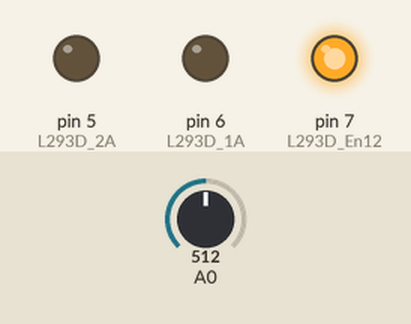
Bench run of a sketch on a simulated Arduino Uno, built with avr-gcc and run on an emulated ATmega328P. On the bench: output pins drawn as LEDs (lit = HIGH). The test bench sets the inputs (shaded band); at power-on: A0 = 512.

Above: at 1.2 s.
1.3 s: A0 set to 588
2.8 s: A0 set to 606
At 3.3 s:
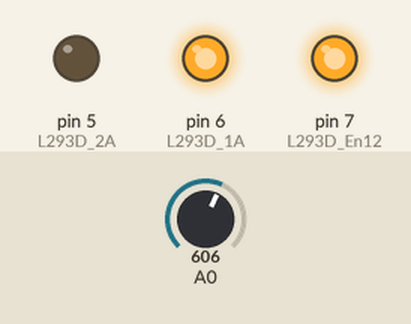
4.3 s: A0 set to 122
At 5.5 s:
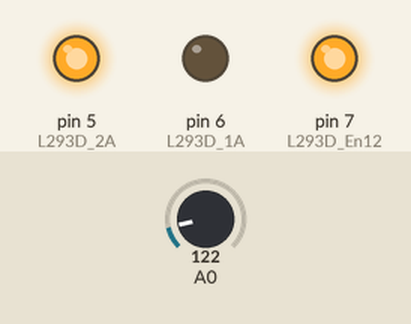
5.8 s: A0 set to 190
7.3 s: A0 set to 208
At 7.9 s:
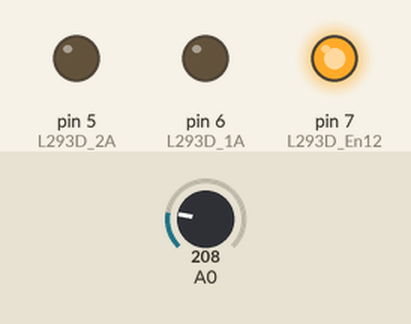
8.8 s: A0 set to 0
At 10.2 s:
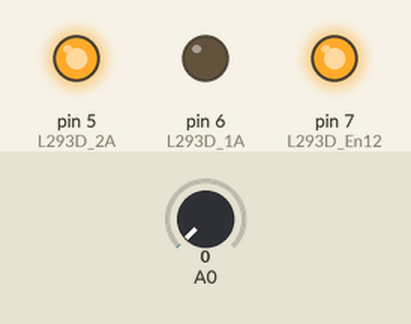
Timing chart, 0 to 11.3 s (numbered marks = the images above; inputs shaded):
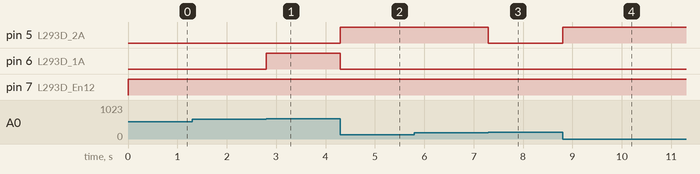

The sketch:

remote_control_car.ino
```cpp
//L293Dの1,2ENに繋げたピンの番号を入れる定数
const int L293D_En12=7;

//L293Dの1Aに繋げたピンの番号を入れる定数
const int L293D_1A=6;

//L293Dの2Aに繋げたピンの番号を入れる定数
const int L293D_2A=5;

//x軸方向の値
int x_value;

// ジョイスティックの基準値
const int x_offset = 500;

void setup() {
  //L293Dに繋げたピンを出力ピンに設定し、使用できる状態にする
  pinMode(L293D_En12,OUTPUT);
  pinMode(L293D_1A,OUTPUT);
  pinMode(L293D_2A,OUTPUT);
}

void loop() {

  //1,2ENの入出力を有効にする
  digitalWrite(L293D_En12,HIGH);

  // X軸値を取得
  x_value=analogRead(A0);

  if (x_value<x_offset-300) {
    // 前進
    digitalWrite(L293D_1A,LOW);
    digitalWrite(L293D_2A,HIGH);
  }
  else if (x_value<x_offset+100) {
    // ニュートラル
    digitalWrite(L293D_1A,LOW);
    digitalWrite(L293D_2A,LOW);
  }
  else {
    // 後退
    digitalWrite(L293D_1A,HIGH);
    digitalWrite(L293D_2A,LOW);
  }
}
```

Measured:
- the behaviour switches between 599 and 600 on A0 (found by bisection; images 0 and 1)
- the behaviour switches between 199 and 200 on A0 (found by bisection; images 2 and 3)
- after the input at 1.3 s, every drawn part: stays the same
- after the input at 2.8 s, pin 6 (L293D_1A): LOW → HIGH at once
- after the input at 4.3 s, pin 5 (L293D_2A): LOW → HIGH at once; pin 6 (L293D_1A): HIGH → LOW at once
- after the input at 5.8 s, every drawn part: stays the same
- after the input at 7.3 s, pin 5 (L293D_2A): HIGH → LOW at once
- after the input at 8.8 s, pin 5 (L293D_2A): LOW → HIGH at once
